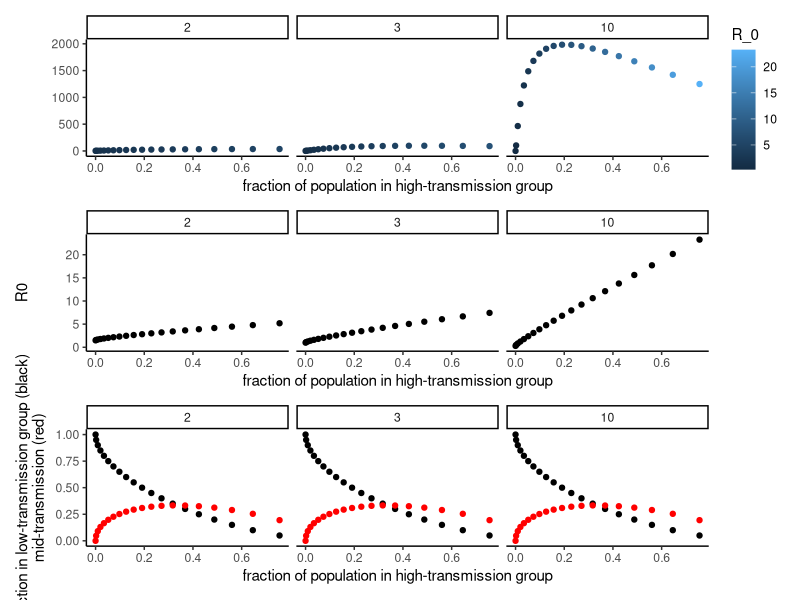

Recreate this plot in R.
###########################################################
# Set some params, this will eventually get moved to another script when we makify
midRNum <- 3
scaleRNum <- c(2, 3, 10)
xChoice <- c("low", "mid")

##############################################################
# load some packages
library(dplyr)
library(purrr)
library(ggplot2)

#####################################################
# create some functions to help out here
cmptMod <- function(x, xChoice = c("low", "mid"), midRNum, scaleRNum){
    # define probabilities for each of three compartments
    if(xChoice == "mid"){
        eps <- max((-sqrt((x-1)^2-4*x^2)+(1-x))/(2*x)
                  , (sqrt((x-1)^2-4*x^2)+(1-x))/(2*x))
        low <- x/eps
        mid <- x
        high <- x*eps
    }
    if(xChoice == "low"){
        eps <- max((-sqrt(-3*(x)^2+4*x)-x)/(2*x)
                   , (sqrt(-3*(x)^2+4*x)-x)/(2*x) )
        low <- x
        mid <- x*eps
        high <- x*eps^2
    }
    # compute the reproductive numbers for the three compartments
    lowR <- midRNum/scaleRNum
    midR <- midRNum
    highR <- midRNum * scaleRNum
    
    return(list(fracs = c(low, mid, high), pars = c(eps
                      , xChoice,  scaleRNum), rNums = c(lowR, midR, highR)))
}


# Note to self: Right now, this is not at all set up to have fixed R0, but might 
# be able to do a small amt of math to get there (i.e., we rescale)

# compute emergent heterogeneity at driver level
# assuming here no serial compartments, meanR = R for each group
R0 <- function(dat){
    with(dat, sum(fracs*rNums))
         }

# dat1 <- cmptMod(0.1, xChoice = "low", midRNum = midRNum, scaleRNum = scaleRNum[1])
# dat1 <- list(fracs = 1, rNums = 3)
# dat1 <- list(fracs = c(1/3, 1/3, 1/3), rNums = c(3,3,3))
# 
# R0(dat1)

compVar <- function(dat){
    (with(dat, sum(fracs*2*rNums^2)) # This is only true if there is only one 
     # infectious compartment per group and no exposed class(es)
    - with(dat, sum(fracs*rNums)^2)
    )
}

# compVar (dat1)

#########################################
# do a pile of simulations

emerge <- map_dfr(scaleRNum, function(scaleR){
    map_dfr(seq(0.05, 1, 0.05), function(x){
        dat <- cmptMod(
            x = x, xChoice = "low", midRNum = midRNum, scaleRNum = scaleR)
        R_0 <- R0(dat)
        kappa <- compVar(dat)^2/R_0^2
        return(data.frame(eps = as.numeric(dat$pars[1]), epsMethod = dat$pars[2]
                          , transmissionScaler = as.numeric(dat$pars[3])
                          , lowFrac = dat$fracs[1]
                          , midFrac = dat$fracs[2]
                          , highFrac = dat$fracs[3]
                          , R_0, kappa ))
    })
})


kappaPlot <- emerge %>% 
    ggplot(aes(highFrac, kappa, color = R_0))+
    geom_point()+
    facet_grid(~transmissionScaler) +
    theme_classic() +
    labs(x = "fraction of population in high-transmission group", y ="\n")


fractionPlot <- emerge %>%
    ggplot(aes(highFrac, lowFrac)) +
    geom_point() +
    geom_point(aes(y = midFrac), color = "red") + 
    theme_classic() +
    facet_grid(~transmissionScaler) +
    labs(x = "fraction of population in high-transmission group"
         , y = "fraction in low-transmission group (black)\nmid-transmission (red)")

R0Plot <- emerge %>%
    ggplot(aes(highFrac, R_0)) +
    geom_point() +
    theme_classic() +
    facet_grid(~transmissionScaler) +
    labs(x = "fraction of population in high-transmission group"
         , y = "R0\n")

library(patchwork)

pdf("kappas_in_3-class.pdf")
kappaPlot/R0Plot/fractionPlot
dev.off()
